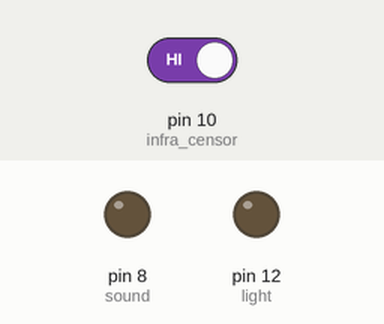
This sketch was run on a simulated Arduino Uno, built with avr-gcc and run on an emulated ATmega328P. On the bench: output pins drawn as LEDs (lit = HIGH). The inputs (shaded band) are chosen by the test bench; at power-on: pin 10 (infra_censor) HIGH.

Above: at 1.2 s.
1.3 s: pin 10 (infra_censor) driven LOW
At 1.9 s:
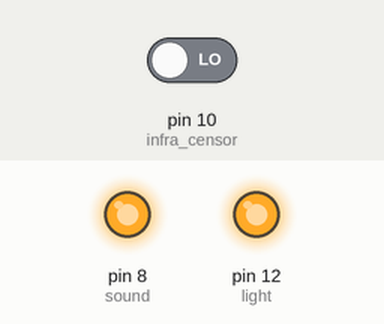
2.8 s: pin 10 (infra_censor) driven HIGH
At 4.2 s:
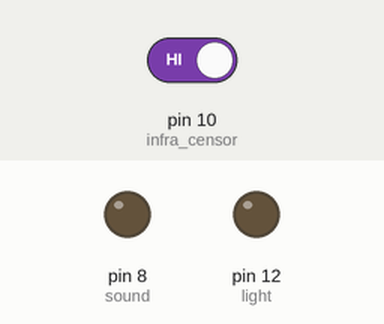
Timing chart, 0 to 5.8 s (numbered marks = the images above; inputs shaded):
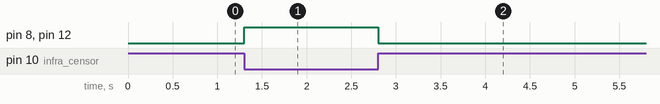

The sketch:

infra_censor.ino
```cpp
int light = 12;
int infra_censor = 10;
int sound = 8;
void setup() {
  // put your setup code here, to run once:
pinMode(light,OUTPUT);
pinMode(infra_censor,INPUT);
pinMode(sound,OUTPUT);
}

void loop() {
  // put your main code here, to run repeatedly:
int infra_input = digitalRead(infra_censor);
if (infra_input == 0){
  digitalWrite(light, HIGH);
  digitalWrite(sound, HIGH);
  }else{
    digitalWrite(light, LOW);
    digitalWrite(sound,LOW);
    }
}
```

Measured:
- after the input at 1.3 s, pin 8 (sound), pin 12 (light): LOW → HIGH at once
- after the input at 2.8 s, pin 8 (sound), pin 12 (light): HIGH → LOW at once
